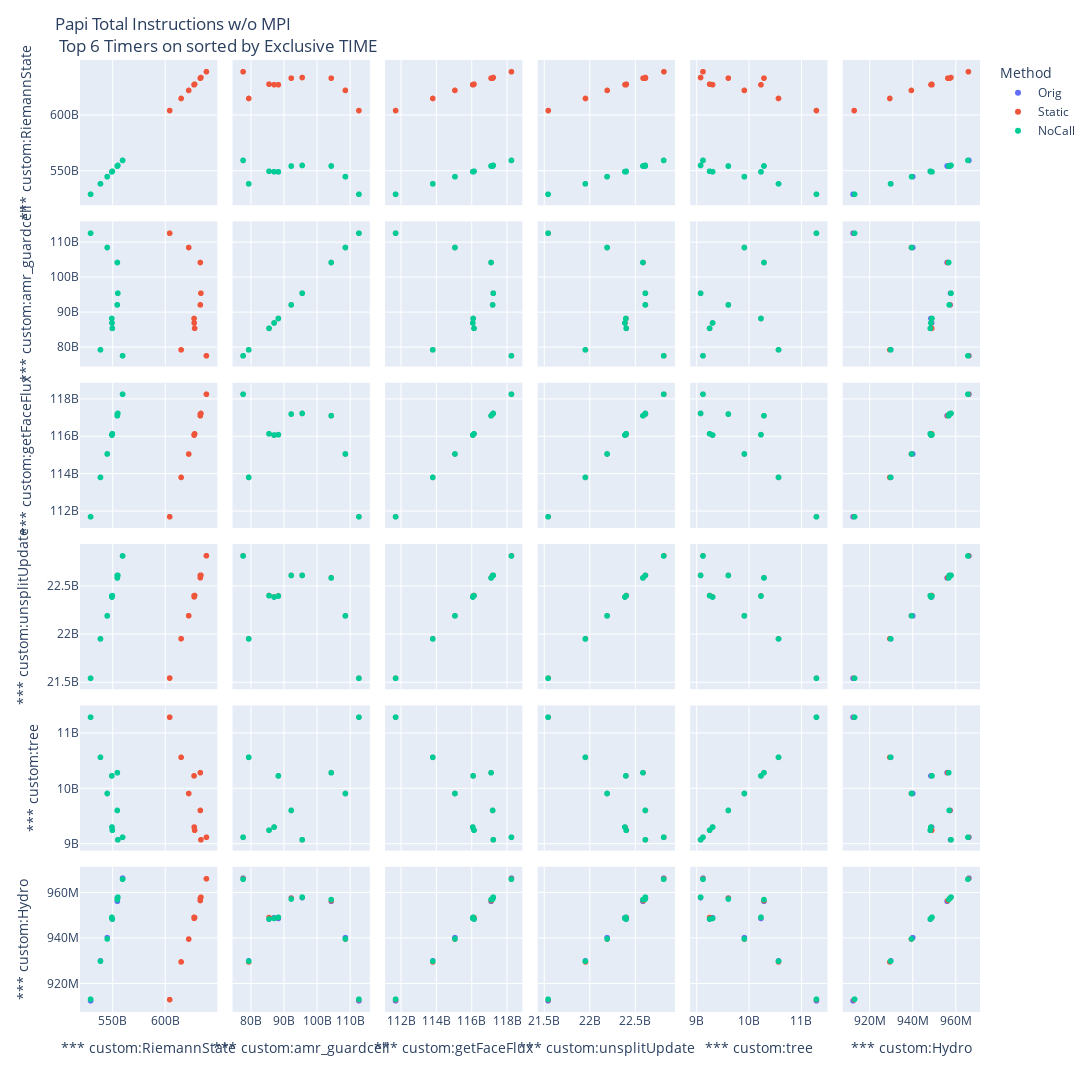

The notebook cell saved with this chart:
### Code cell
title = 'Papi Total Instructions w/o MPI <br> Top 6 Timers on sorted by Exclusive TIME'

fig = px.scatter_matrix(non_normal_ins_df, dimensions=top_timers, color='Method', hover_data=['Node'], size_max=10)
fig.update_layout(height=1500, width=1500, title=title)
# fig.write_html("/home/users/MTrappett/Flash5_theta/splom_tot_ins_noMPI_non_norm.html")

fig.show()

### Figure 1 — Plotly figure (JSON) as saved in the notebook; plotly's stock layout.template omitted (floating-point values rounded to 4 significant figures)
{"data": [{"customdata": [[0], [1], [2], [3], [4], [5], [6], [7], [8], [9]], "dimensions": [{"axis": {"matches": true}, "label": "*** custom:RiemannState", "values": [529039810801, 544882477417, 554520410936, 555003237161, 549749172023, 549397688147, 549250445171, 559543335262, 538458714579, 554459264373]}, {"axis": {"matches": true}, "label": "*** custom:amr_guardcell", "values": [112737455171, 108636606574, 104354201838, 95556294760, 85515037181, 87047679990, 88329769314, 77656161749, 79364648187, 92231752611]}, {"axis": {"matches": true}, "label": "*** custom:getFaceFlux", "values": [111697529099, 115064259135, 117113281013, 117236910775, 116145635454, 116077333797, 116097795284, 118265636274, 113808863107, 117203233553]}, {"axis": {"matches": true}, "label": "*** custom:unsplitUpdate", "values": [21543762464, 22192928682, 22587909230, 22613545612, 22403070319, 22388792170, 22399396060, 22816627075, 21953555300, 22613213687]}, {"axis": {"matches": true}, "label": "*** custom:tree", "values": [11293831274, 9914427499, 10290084667, 9077206083, 9249987268, 9306719514, 10232875872, 9123093797, 10568618488, 9607893199]}, {"axis": {"matches": true}, "label": "*** custom:Hydro", "values": [912378135, 940152275, 956186648, 957771996, 948304470, 948930930, 948629764, 966336564, 929956833, 957603135]}], "hovertemplate": "Method=Orig<br>%{xaxis.title.text}=%{x}<br>%{yaxis.title.text}=%{y}<br>Node=%{customdata[0]}<extra></extra>", "legendgroup": "Orig", "marker": {"color": "#636efa", "symbol": "circle"}, "name": "Orig", "showlegend": true, "type": "splom"}, {"customdata": [[0], [1], [2], [3], [4], [5], [6], [7], [8], [9]], "dimensions": [{"axis": {"matches": true}, "label": "*** custom:RiemannState", "values": [604418849280, 622550637335, 633573710260, 634143074032, 628154104042, 627750987462, 627643325797, 639393447968, 615290867174, 633602336919]}, {"axis": {"matches": true}, "label": "*** custom:amr_guardcell", "values": [112737222440, 108636259728, 104354739721, 95556210669, 85515359150, 87047137335, 88329785013, 77656237334, 79361951533, 92231326275]}, {"axis": {"matches": true}, "label": "*** custom:getFaceFlux", "values": [111700111628, 115061382683, 117112461072, 117234045250, 116144056821, 116074273263, 116095974122, 118266221499, 113807189487, 117202694356]}, {"axis": {"matches": true}, "label": "*** custom:unsplitUpdate", "values": [21545661090, 22194251603, 22589666615, 22615124749, 22404912326, 22390617659, 22401325448, 22818726678, 21955374122, 22615220499]}, {"axis": {"matches": true}, "label": "*** custom:tree", "values": [11293833280, 9914313557, 10290008893, 9077093385, 9249867897, 9306457568, 10232746235, 9123015362, 10568500950, 9607741212]}, {"axis": {"matches": true}, "label": "*** custom:Hydro", "values": [912874439, 939537862, 956520208, 957956067, 949002574, 948675918, 949093974, 966099349, 929498443, 957467604]}], "hovertemplate": "Method=Static<br>%{xaxis.title.text}=%{x}<br>%{yaxis.title.text}=%{y}<br>Node=%{customdata[0]}<extra></extra>", "legendgroup": "Static", "marker": {"color": "#EF553B", "symbol": "circle"}, "name": "Static", "showlegend": true, "type": "splom"}, {"customdata": [[0], [1], [2], [3], [4], [5], [6], [7], [8], [9]], "dimensions": [{"axis": {"matches": true}, "label": "*** custom:RiemannState", "values": [529040014839, 544882392370, 554520116894, 555003163266, 549747808965, 549397688559, 549249169861, 559541482912, 538456798260, 554459187382]}, {"axis": {"matches": true}, "label": "*** custom:amr_guardcell", "values": [112738292413, 108636455041, 104354532668, 95556298072, 85515231484, 87047385264, 88329779142, 77656035564, 79364494596, 92231755710]}, {"axis": {"matches": true}, "label": "*** custom:getFaceFlux", "values": [111698256697, 115064334367, 117112601382, 117237067438, 116144276026, 116077334199, 116096364325, 118263977830, 113807479126, 117203117016]}, {"axis": {"matches": true}, "label": "*** custom:unsplitUpdate", "values": [21543872924, 22193147170, 22587656936, 22613884752, 22403229363, 22388965979, 22399414782, 22815997523, 21953411237, 22613189991]}, {"axis": {"matches": true}, "label": "*** custom:tree", "values": [11293837415, 9914442107, 10290088237, 9077209205, 9250004843, 9306644677, 10232880030, 9123103417, 10568608871, 9607900413]}, {"axis": {"matches": true}, "label": "*** custom:Hydro", "values": [913073274, 939609873, 956926954, 957999613, 948362199, 948626602, 949125021, 965874235, 929825983, 957151900]}], "hovertemplate": "Method=NoCall<br>%{xaxis.title.text}=%{x}<br>%{yaxis.title.text}=%{y}<br>Node=%{customdata[0]}<extra></extra>", "legendgroup": "NoCall", "marker": {"color": "#00cc96", "symbol": "circle"}, "name": "NoCall", "showlegend": true, "type": "splom"}], "layout": {"dragmode": "select", "height": 1500, "legend": {"title": {"text": "Method"}, "tracegroupgap": 0}, "margin": {"t": 60}, "title": {"text": "Papi Total Instructions w/o MPI <br> Top 6 Timers on sorted by Exclusive TIME"}, "width": 1500, "xaxis": {"autorange": true, "range": [520200000000.0, 648200000000.0], "type": "linear"}, "xaxis2": {"autorange": true, "range": [74850000000.0, 115500000000.0], "type": "linear"}, "xaxis3": {"autorange": true, "range": [111200000000.0, 118800000000.0], "type": "linear"}, "xaxis4": {"autorange": true, "range": [21440000000.0, 22920000000.0], "type": "linear"}, "xaxis5": {"autorange": true, "range": [8900000000.0, 11470000000.0], "type": "linear"}, "xaxis6": {"autorange": true, "range": [908100000.0, 970700000.0], "type": "linear"}, "yaxis": {"autorange": true, "range": [520200000000.0, 648200000000.0], "type": "linear"}, "yaxis2": {"autorange": true, "range": [74850000000.0, 115500000000.0], "type": "linear"}, "yaxis3": {"autorange": true, "range": [111200000000.0, 118800000000.0], "type": "linear"}, "yaxis4": {"autorange": true, "range": [21440000000.0, 22920000000.0], "type": "linear"}, "yaxis5": {"autorange": true, "range": [8900000000.0, 11470000000.0], "type": "linear"}, "yaxis6": {"autorange": true, "range": [908100000.0, 970700000.0], "type": "linear"}}}
